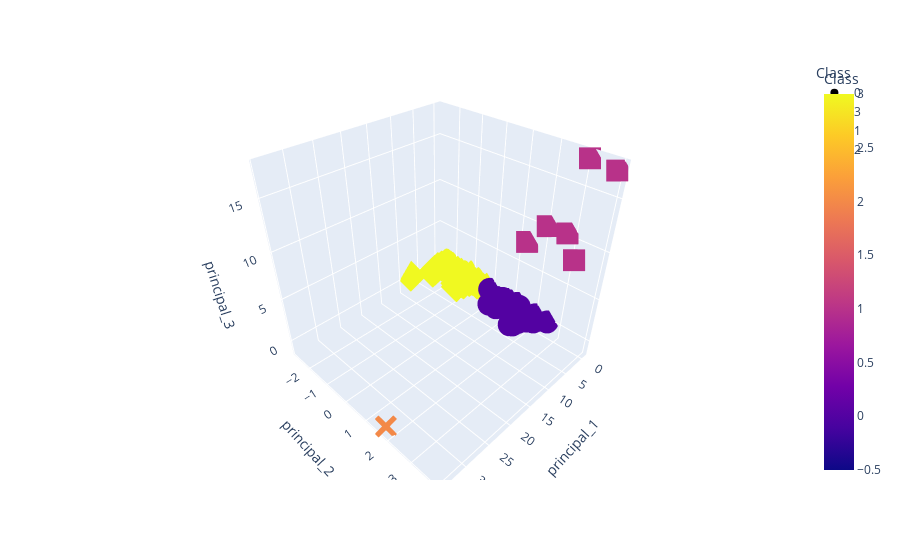

Source (notebook cell):
### Code cell
# Creating a 3D-Scatter with the PCA data and the clusters
fig = px.scatter_3d(
    clustered_df,
    x= 'principal_1',
    y= 'principal_2',
    z= 'principal_3',
    color= 'Class',
    symbol='Class',
    hover_name='CoinName',
    hover_data=['Algorithm'],
)
fig.show()

### Figure 1 — Plotly figure (JSON) as saved in the notebook; plotly's stock layout.template omitted (floating-point values rounded to 4 significant figures; data arrays with more than 128 entries replaced by an {"elided": "..."} marker saying what was removed)
{"data": [{"customdata": {"elided": "286x1 str values"}, "hovertemplate": "<b>%{hovertext}</b><br><br>Class=%{marker.color}<br>principal_1=%{x}<br>principal_2=%{y}<br>principal_3=%{z}<br>Algorithm=%{customdata[0]}<extra></extra>", "hovertext": {"elided": "286 str values"}, "legendgroup": "0", "marker": {"color": {"elided": "286 int values"}, "coloraxis": "coloraxis", "symbol": "circle"}, "mode": "markers", "name": "0", "scene": "scene", "showlegend": true, "type": "scatter3d", "x": {"elided": "286 float values"}, "y": {"elided": "286 float values"}, "z": {"elided": "286 float values"}}, {"customdata": {"elided": "239x1 str values"}, "hovertemplate": "<b>%{hovertext}</b><br><br>Class=%{marker.color}<br>principal_1=%{x}<br>principal_2=%{y}<br>principal_3=%{z}<br>Algorithm=%{customdata[0]}<extra></extra>", "hovertext": {"elided": "239 str values"}, "legendgroup": "3", "marker": {"color": {"elided": "239 int values"}, "coloraxis": "coloraxis", "symbol": "diamond"}, "mode": "markers", "name": "3", "scene": "scene", "showlegend": true, "type": "scatter3d", "x": {"elided": "239 float values"}, "y": {"elided": "239 float values"}, "z": {"elided": "239 float values"}}, {"customdata": [["VeChainThor Authority"], ["Proof-of-BibleHash"], ["SHA-256 + Hive"], ["Proof-of-Authority"], ["ECC 256K1"], ["Leased POS"]], "hovertemplate": "<b>%{hovertext}</b><br><br>Class=%{marker.color}<br>principal_1=%{x}<br>principal_2=%{y}<br>principal_3=%{z}<br>Algorithm=%{customdata[0]}<extra></extra>", "hovertext": ["Vechain", "BiblePay", "LitecoinCash", "Poa Network", "Acute Angle Cloud", "Waves"], "legendgroup": "1", "marker": {"color": [1, 1, 1, 1, 1, 1], "coloraxis": "coloraxis", "symbol": "square"}, "mode": "markers", "name": "1", "scene": "scene", "showlegend": true, "type": "scatter3d", "x": [4.391, -0.2118, -0.3623, -0.4046, -0.3253, -0.3896], "y": [3.637, 3.935, 2.061, 3.077, 2.787, 1.362], "z": [10.12, 17.41, 10.4, 17.62, 10.53, 7.866]}, {"customdata": [["TRC10"]], "hovertemplate": "<b>%{hovertext}</b><br><br>Class=%{marker.color}<br>principal_1=%{x}<br>principal_2=%{y}<br>principal_3=%{z}<br>Algorithm=%{customdata[0]}<extra></extra>", "hovertext": ["BitTorrent"], "legendgroup": "2", "marker": {"color": [2], "coloraxis": "coloraxis", "symbol": "x"}, "mode": "markers", "name": "2", "scene": "scene", "showlegend": true, "type": "scatter3d", "x": [34.06], "y": [1.708], "z": [-1.171]}], "layout": {"coloraxis": {"colorbar": {"title": {"text": "Class"}}, "colorscale": [[0, "#0d0887"], [0.1111, "#46039f"], [0.2222, "#7201a8"], [0.3333, "#9c179e"], [0.4444, "#bd3786"], [0.5556, "#d8576b"], [0.6667, "#ed7953"], [0.7778, "#fb9f3a"], [0.8889, "#fdca26"], [1, "#f0f921"]]}, "legend": {"title": {"text": "Class"}, "tracegroupgap": 0}, "margin": {"t": 60}, "scene": {"domain": {"x": [0, 1], "y": [0, 1]}, "xaxis": {"title": {"text": "principal_1"}}, "yaxis": {"title": {"text": "principal_2"}}, "zaxis": {"title": {"text": "principal_3"}}}}}
